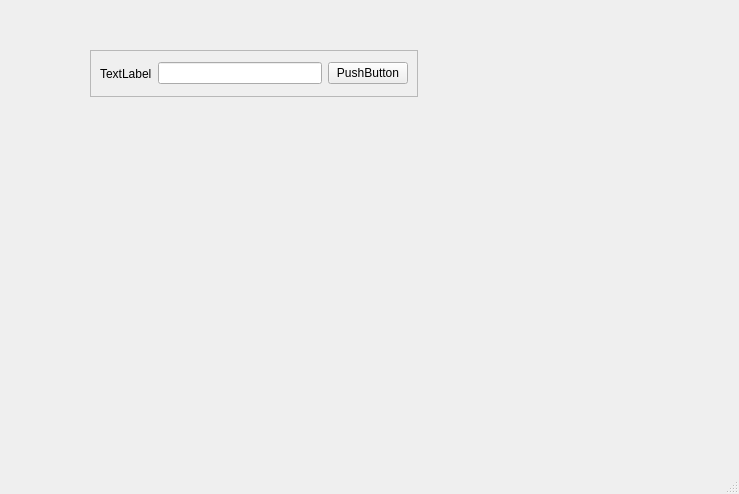
<?xml version="1.0" encoding="UTF-8"?>
<ui version="4.0">
 <class>MainWindow</class>
 <widget class="QMainWindow" name="MainWindow">
  <property name="geometry">
   <rect>
    <x>0</x>
    <y>0</y>
    <width>739</width>
    <height>494</height>
   </rect>
  </property>
  <property name="windowTitle">
   <string>MainWindow</string>
  </property>
  <widget class="QWidget" name="centralwidget">
   <widget class="QFrame" name="frame">
    <property name="geometry">
     <rect>
      <x>90</x>
      <y>50</y>
      <width>328</width>
      <height>47</height>
     </rect>
    </property>
    <property name="frameShape">
     <enum>QFrame::StyledPanel</enum>
    </property>
    <property name="frameShadow">
     <enum>QFrame::Raised</enum>
    </property>
    <layout class="QHBoxLayout" name="horizontalLayout">
     <item>
      <widget class="QLabel" name="label">
       <property name="text">
        <string>TextLabel</string>
       </property>
      </widget>
     </item>
     <item>
      <widget class="QLineEdit" name="lineEdit"/>
     </item>
     <item>
      <widget class="QPushButton" name="pushButton">
       <property name="text">
        <string>PushButton</string>
       </property>
      </widget>
     </item>
    </layout>
   </widget>
  </widget>
  <widget class="QMenuBar" name="menubar">
   <property name="geometry">
    <rect>
     <x>0</x>
     <y>0</y>
     <width>739</width>
     <height>22</height>
    </rect>
   </property>
  </widget>
  <widget class="QStatusBar" name="statusbar"/>
 </widget>
 <resources/>
 <connections/>
</ui>
